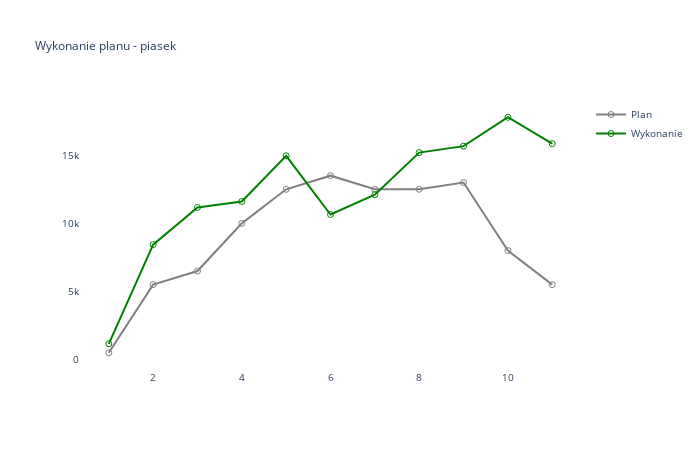

The notebook cell this image was saved under:
### Code cell
# Piasek

t_sprzedaz_temp=t_sprzedaz_p[t_sprzedaz_p['TYP']=='PIASEK'].copy()
t_wykres=t_sprzedaz_temp.groupby(['M'],as_index=False)[['P_Ile','W_Ile']].sum()
t_wykres=t_wykres[t_wykres['M']<=msc]
#t_wykres['P_Ile']=t_wykres['P_Ile'].cumsum()
#t_wykres['W_Ile']=t_wykres['W_Ile'].cumsum()

fig=make_subplots(rows=1,cols=1)
fig.add_trace(go.Scatter(x=t_wykres['M'], y=t_wykres['P_Ile'],  marker_symbol='circle-open',name="Plan",line= {"color": "gray", "width": 2}),row=1,col=1)
fig.add_trace(go.Scatter(x=t_wykres['M'], y=t_wykres['W_Ile'],  marker_symbol='circle-open',name="Wykonanie",line= {"color": "green", "width": 2}),row=1,col=1)
fig.update_layout(title_text='Wykonanie planu - piasek')
fig.update_layout(plot_bgcolor='#FFFFFF',font_size=10,title_font_size=12,width=700, height=450)
fig.write_image(IMAGES / '10_Piasek_Wykonanie_Planu.png')
fig.show()

### Figure 1 — Plotly figure (JSON) as saved in the notebook; plotly's stock layout.template omitted (floating-point values rounded to 4 significant figures)
{"data": [{"line": {"color": "gray", "width": 2}, "marker": {"symbol": "circle-open"}, "name": "Plan", "type": "scatter", "x": [1, 2, 3, 4, 5, 6, 7, 8, 9, 10, 11], "xaxis": "x", "y": [500, 5500, 6500, 10000, 12500, 13500, 12500, 12500, 13000, 8000, 5500], "yaxis": "y"}, {"line": {"color": "green", "width": 2}, "marker": {"symbol": "circle-open"}, "name": "Wykonanie", "type": "scatter", "x": [1, 2, 3, 4, 5, 6, 7, 8, 9, 10, 11], "xaxis": "x", "y": [1155.0, 8438.0, 11160.0, 11600.0, 14960.0, 10650.0, 12110.0, 15190.0, 15670.0, 17790.0, 15850.0], "yaxis": "y"}], "layout": {"font": {"size": 10}, "height": 450, "plot_bgcolor": "#FFFFFF", "title": {"font": {"size": 12}, "text": "Wykonanie planu - piasek"}, "width": 700, "xaxis": {"anchor": "y", "autorange": true, "domain": [0, 1], "range": [0.3499, 11.65], "type": "linear"}, "yaxis": {"anchor": "x", "autorange": true, "domain": [0, 1], "range": [-766.4, 19060.0], "type": "linear"}}}
